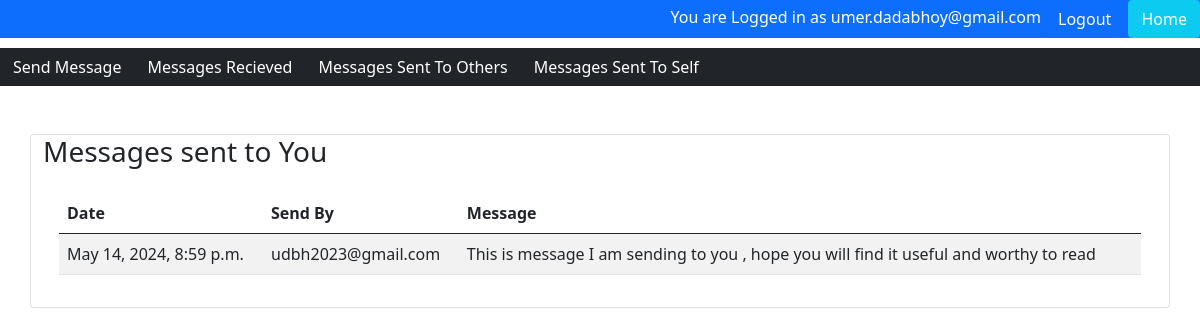
The page /app1/messages_recieved (signed in) on the database its author committed.
### users/models.py (models this page shows)
class User(AbstractUser):
    username = models.CharField(max_length=20, unique=False)
    email = models.EmailField(max_length=100, unique=True)
    USERNAME_FIELD = 'email'
    REQUIRED_FIELDS = ['username']

### app1/models.py (models this page shows, shortened)
class SendMessage(models.Model):
    sender_user_email = models.EmailField(max_length=100, unique=False)
    date_sent = models.DateTimeField(blank= False , default= datetime.strptime(datetime.now().strftime("%d/%m/%Y, %H:%M:%S"),"%d/%m/%Y, %H:%M:%S"))
    message_content = models.CharField(blank= False , max_length=10000)
    receiver_user_email = models.EmailField(max_length=100, unique=False)

### app1/views.py (the view)
# urls.py: path('messages_recieved' , views.messages_received , name="app1.messages_received"),
def messages_received(request):
    messages = SendMessage.objects.filter(receiver_user_email = request.user).exclude(sender_user_email = request.user).values_list("date_sent","sender_user_email","message_content")
    messages = list(messages)
    context = {'messages': messages, 'sender':'Others', 'receiver':'You'}
    return render(request,"app1/messages_received.html" , context)

### templates/app1/messages_received.html
{% extends 'app1/app1_base.html' %}
{% block content %}
<div class="container card">
    <div class="card-head"><h3>Messages sent to {{receiver}}</h3></div>
    <div class="card-body">
        <table class="table table-striped table-hover">
            <thead>
                <tr>
                    <th>Date</th>
                    <th>Send By</th>
                    <th>Message</th>
                </tr>
            </thead>
            <tbody>
                {% for line in messages %}
                <tr>
                    <td>{{line.0}}</td>
                    <td>{{line.1}}</td>
                    <td>{{line.2}}</td>
                </tr>
                {% endfor %}
            </tbody>
        </table>
    </div>
</div>
{% endblock %}

### templates/base.html (shortened to what this page needs)
<!DOCTYPE html>
<html lang="en">
<head>
    <link href="https://cdn.jsdelivr.net/npm/bootstrap@5.0.2/dist/css/bootstrap.min.css" rel="stylesheet"
>
    {% load static %}
    <link rel="stylesheet" href="{% static 'css/main.css' %}">
    <div class="fixed-top bg-primary text-white" style="text-align: right;">
        <a>You are Logged in as {{ user.get_username }}</a>
        <button onclick="location.href='{% url 'users.logout' %}'" name="logout" class="btn btn-primary text-white">
            Logout
        </button>
        <button onclick="location.href='{% url 'home.homepage' %}'" name="logout" class="btn btn-info text-white">
            Home
        </button>
    </div>
    <div>
        {% block top %}
        {% endblock %}
    </div>
</head>
<body>
    {% block content %}
    {% endblock %}
</body>
</html>

### rows shown on the page
User: get_username "umer.dadabhoy@gmail.com"
SendMessage: line "May 14, 2024, 8:59 p.m.", sender_user_email "udbh2023@gmail.com", message_content "This is message I am sending to you , hope you will find it useful and worthy to read"

### other values the page prints
{{ receiver }} "You"
